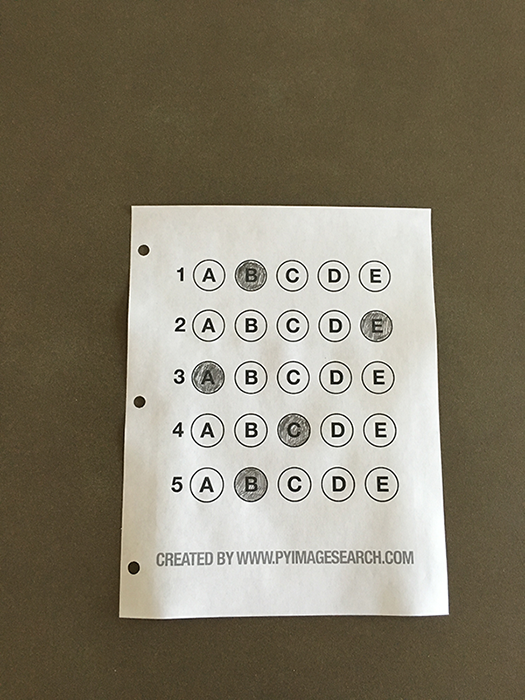
#> input picture OMR 3.png, 525 x 700 px
$ python 'OMR Marking.py'
#> lines starting #> are read from the running program, lines starting #| are printed output that depends on the picture; after the words box and inside, x2 and y2 are one past the last pixel; in counts of white or black regions, pixels touching at a corner belong together
### functions.py
import cv2 as cv
import numpy as np


def concat(scale, ImageList):
    rows = len(ImageList)
    if type(ImageList[0]) == list:

        lengths = [len(i) for i in ImageList]
        cols = max(lengths)
        blank = np.zeros((ImageList[0][0].shape[0], ImageList[0][0].shape[1]), np.uint8)
        for i in range(rows):
            while len(ImageList[i]) != cols:
                ImageList[i].append(blank)

        for x in range(0, rows):
            for y in range(0, cols):
                if len(ImageList[x][y].shape) == 2:
                    ImageList[x][y] = cv.cvtColor(ImageList[x][y], cv.COLOR_GRAY2BGR)
                if ImageList[0][0].shape[:2] == ImageList[x][y].shape[:2]:
                    ImageList[x][y] = cv.resize(ImageList[x][y], (0, 0), None, scale, scale)
                else:
                    ImageList[x][y] = cv.resize(ImageList[x][y], (ImageList[0][0].shape[1], ImageList[0][0].shape[0]),
                                                None, scale, scale)

        blankImage = np.zeros((ImageList[0][0].shape[0], ImageList[0][0].shape[1]), np.uint8)
        hor = [blankImage] * rows
        for x in range(0, rows):
            hor[x] = np.hstack(ImageList[x])
        ver = np.vstack(hor)

    else:
        for x in range(0, rows):
            if ImageList[0].shape[:2] == ImageList[x].shape[:2]:
                ImageList[x] = cv.resize(ImageList[x], (0, 0), None, scale, scale)
            else:
                ImageList[x] = cv.resize(ImageList[x], (ImageList[0].shape[1], ImageList[0].shape[0]),
                                         None, scale, scale)

            if len(ImageList[x].shape) == 2:
                ImageList[x] = cv.cvtColor(ImageList[x], cv.COLOR_GRAY2BGR)
        hor = np.hstack(ImageList)
        ver = hor

    return ver


def preprocessing(img, threshold1=40, threshold2=90):
    imgBlur = cv.GaussianBlur(img, (3, 3), 0)
    imgCanny = cv.Canny(imgBlur, threshold1, threshold2)
    kernel = np.ones((5, 5), np.int32)
    imgDia = cv.dilate(imgCanny, kernel, iterations=2)
    imgErode = cv.erode(imgDia, kernel, iterations=1)
    return imgCanny, imgErode


# contours, area, peri, approx, len(approx), center, bbox
def get_contour(image1, image2, minArea=2000, filters=0, draw=False):
    """ image1 = Original Image /////
    image2 = Canny or Erode Image"""
    contour, hierarchy = cv.findContours(image2, cv.RETR_EXTERNAL, cv.CHAIN_APPROX_NONE)
    imgContour = image1.copy()
    final_cont = []
    for cnt in contour:
        area = cv.contourArea(cnt)
        if area > minArea:
            peri = cv.arcLength(cnt, True)
            approx = cv.approxPolyDP(cnt, 0.02 * peri, True)
            bbox = cv.boundingRect(approx)
            M = cv.moments(cnt)
            cx = int(M['m10'] / M['m00'])
            cy = int(M['m01'] / M['m00'])
            center = (cx, cy)
            if filters > 0:
                if len(approx) == filters:
                    final_cont.append([cnt, area, peri, approx, len(approx), center, bbox])
            else:
                final_cont.append([cnt, area, peri, approx, len(approx), center])
    final_cont = sorted(final_cont, key=lambda x: x[1], reverse=True)
    for i in range(0, len(final_cont)):
        peri = cv.arcLength(final_cont[i][0], True)
        approx = cv.approxPolyDP(final_cont[i][0], 0.02 * peri, True)
        final_cont[i][3] = approx
    if draw:
        for i in range(0, len(final_cont)):
            cv.drawContours(imgContour, final_cont[i][0], -1, (0, 255, 0), 5)
        return final_cont, imgContour
    return final_cont, imgContour


# contours,center, radius, bbox
def get_contour_circle(image1, image2, minArea=5000, draw=False):
    """ image1 = Original Image /////
        image2 = Canny or Erode Image"""
    contour, hierarchy = cv.findContours(image2, cv.RETR_EXTERNAL, cv.CHAIN_APPROX_NONE)
    imgContour = image1.copy()
    final_cont = []
    for cnt in contour:
        area = cv.contourArea(cnt)
        if area > minArea:
            (x, y), radius = cv.minEnclosingCircle(cnt)
            center = (int(x), int(y))
            radius = int(radius)
            peri = cv.arcLength(cnt, True)
            approx = cv.approxPolyDP(cnt, 0.02 * peri, True)
            bbox = cv.boundingRect(approx)
            final_cont.append([cnt, center, radius, bbox])
    if draw:
        for i in range(0, len(final_cont)):
            cv.drawContours(imgContour, final_cont[i][0], -1, (0, 255, 0), 5)
        return final_cont, imgContour
    return final_cont, imgContour


def get_warp(image, point, width, height, final_width, final_height):
    pts1 = np.float32(point)
    pts2 = np.float32([[0, 0], [width, 0], [0, height], [width, height]])
    matrix = cv.getPerspectiveTransform(pts1, pts2)
    img_warp = cv.warpPerspective(image, matrix, (final_width, final_height))
    return img_warp


def get_warp_inverse(image, width, height, point, final_width, final_height):
    pts2 = np.float32(point)
    pts1 = np.float32([[0, 0], [width, 0], [0, height], [width, height]])
    matrix = cv.getPerspectiveTransform(pts1, pts2)
    img_warp_inverse = cv.warpPerspective(image, matrix, (final_width, final_height))
    return img_warp_inverse


def reorder(points):
    new_points = np.zeros_like(points)
    points = points.reshape((4, 2))

    sum1 = points.sum(1)
    new_points[0] = points[np.argmin(sum1)]
    new_points[3] = points[np.argmax(sum1)]

    diff = np.diff(points, axis=1)
    new_points[1] = points[np.argmin(diff)]
    new_points[2] = points[np.argmax(diff)]
    return new_points


def splitting(img, questions, choices):

    rows = np.array_split(img, questions)
    boxes = []
    for r in rows:
        cols = np.hsplit(r, choices)
        for box in cols:
            boxes.append(box)
    return boxes


def show_answers(img, myIndex, myAnswers, grading, questions, choices):
    secW = img.shape[1] / questions
    secH = img.shape[0] / choices

    for x in range(0, questions):
        Ans = myIndex[x]
        cx = int((Ans*secW) + secW//2)
        cy = int((x * secH) + secH//2)
        if grading[x] == 1:
            mycolor = (0, 255, 0)
        else:
            mycolor = (0, 0, 255)
            correct_ans = myAnswers[x]
            cxs = int((correct_ans * secW) + secW // 2)
            cv.circle(img, (cxs, cy), 25, (0, 255, 0), -1)
        cv.circle(img, (cx, cy), 40, mycolor, -1)
    return img

### OMR Marking.py
import cv2 as cv
import numpy as np
import functions


##########################################################################################
#                        USER INITIALIZATIONS
##########################################################################################
question, options = 5, 5            # QUESTIONS AND CHOICES
myAnswers = [1, 2, 0, 4, 4]         # Actual Answers
choiceArea = 1000                   # Area of the choosable options
img_width, img_height = 550, 600
global contours
##########################################################################################
#########################################################################################
#   PREPROCESSING THE IMAGE
#########################################################################################
image = cv.imread('OMR 3.png')
#> image is the input picture: shape (700, 525, 3); mean B, G, R 104.7, 123.2, 130.7
image = cv.resize(image, (img_width, img_height))
#> image: shape (600, 550, 3)
img_cont_2 = image.copy()
Canny, Erode = functions.preprocessing(image)
#> in preprocessing, `imgCanny = cv.Canny(imgBlur, threshold1, threshold2)`:
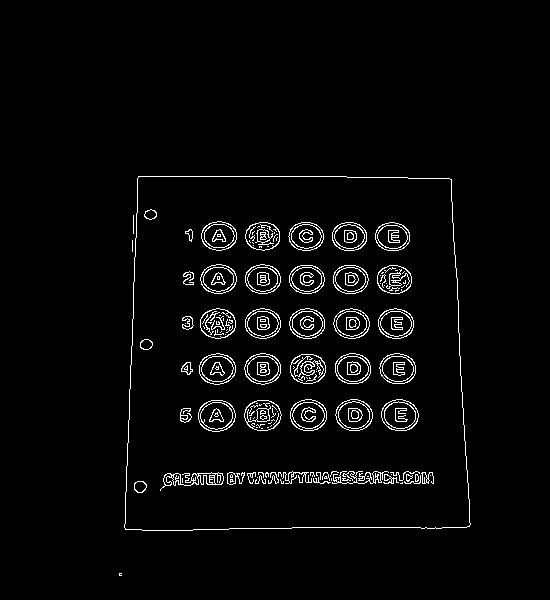
#> imgCanny: shape (600, 550); 3.2% white in thin lines or dots, all inside (x1, y1, x2, y2) = (119, 176, 471, 576)
#############################################
try:
    ##########################################################################################
    #                                   CONTOURS
    ##########################################################################################
    contours, img_cont = functions.get_contour(image, Canny, filters=4, draw=True, minArea=9000)
#> in get_contour, `contour, hierarchy = cv.findContours(image2, cv.RETR_EXTERNAL, cv.CHAI..`: contour = 4 contours, 3 with area under 20; largest, box (x1, y1, x2, y2) and area: (124, 176, 471, 531) 115594
#> the loop in get_contour, `for cnt in contour:` made 4 passes
#> (area, peri, approx, bbox, cx, cy) on pass 4: (115593.5, 1377.3, [[138, 176], [125, 529], [469, 526], [451, 179]], (125, 176, 345, 354), 295, 355)
#> after the loop in get_contour, `for cnt in contour:`: final_cont = 1 item
#> the loop in get_contour, `for i in range(0, len(final_cont)):` made 1 pass
#> (peri, approx) on pass 1: (1377.3, [[138, 176], [125, 529], [469, 526], [451, 179]])
#> the loop in get_contour, `for i in range(0, len(final_cont)):` made 1 pass
#> after the loop in get_contour, `for i in range(0, len(final_cont)):`:
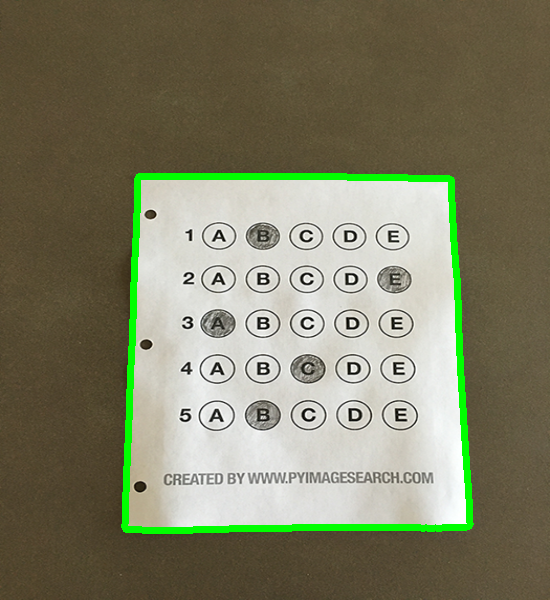
#> imgContour: shape (600, 550, 3); mean B, G, R 100.9, 126.3, 126.3
#> contours = 1 item
    #  contours contains (contours, area, peri, approx, len(approx), center, bbox)
    #                 With respect to the given parameters
    ##########################################################################################
    #            Verification of the contours by drawing on img_cont_2
    #               Checking whether marking area is given or not
    ##########################################################################################
    cv.drawContours(img_cont_2, contours[0][0], -1, (0, 0, 255), 5)
    if len(contours) == 2:
        cv.drawContours(img_cont_2, contours[1][0], -1, (255, 0, 0), 5)
    ##########################################################################################
    ##########################################################################################
    #                           Targeted Contour
    #                 Arranging in order of points for Warp Pers.
    ##########################################################################################
    BiggestContour = contours[0][3]
#> BiggestContour = [[138, 176], [125, 529], [469, 526], [451, 179]]
    BiggestContour = functions.reorder(BiggestContour)
#> in reorder, `sum1 = points.sum(1)`: sum1 = [314, 654, 995, 630]
#> in reorder, `diff = np.diff(points, axis=1)`: diff = [38, 404, 57, -272]
#> BiggestContour = [[138, 176], [451, 179], [125, 529], [469, 526]]
    if len(contours) == 2:
        globalContour = contours[1][3]
        globalContour = functions.reorder(globalContour)
    # print('Biggest Contour',BiggestContour)
    # print('Global Contour',globalContour)
    ##########################################################################################
    ##########################################################################################
    #                               Answering Area
    ##########################################################################################
    pt1 = np.float32(BiggestContour)
#> pt1 = [[138, 176], [451, 179], [125, 529], [469, 526]]
    warpImg1 = functions.get_warp(image, pt1, img_width, img_height, img_width, img_height)
#> in get_warp, `matrix = cv.getPerspectiveTransform(pts1, pts2)`: matrix = [[1.8, 0.0664, -260.6], [-0.0187, 1.95, -340.8], [-5.7e-05, 0.000294, 1]]
    ##########################################################################################
    ##########################################################################################
    warpCanny, warpErode = functions.preprocessing(warpImg1)
#> call 2 of preprocessing, with threshold1 = 40, threshold2 = 90
#> in preprocessing (call 2), `imgErode = cv.erode(imgDia, kernel, iterations=1)`:
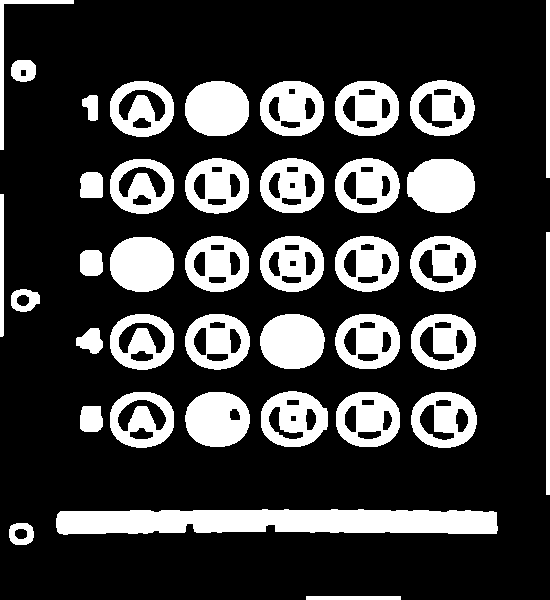
#> imgErode: shape (600, 550); 23.3% white; 39 white regions
    ##########################################################################################
    contours_circle, img_cont_circle = functions.get_contour_circle(warpImg1, warpCanny, draw=True, minArea=choiceArea)
#> in get_contour_circle, `contour, hierarchy = cv.findContours(image2, cv.RETR_EXTERNAL, cv.CHAI..`: contour = 80 contours, 39 with area under 20; largest, box (x1, y1, x2, y2) and area: (413, 394, 475, 446) 2432, (413, 316, 474, 368) 2406, (112, 394, 172, 446) 2402, (412, 238, 474, 290) 2402, (412, 82, 473, 134) 2393
#> the loop in get_contour_circle, `for cnt in contour:` made 80 passes
#> (area, x, y, radius, center, peri, bbox) on passes 40, 41, 42, 43, 44, 47: (2432.5, 443.5, 419.5, 30, (443, 419), 185.9, (415, 395, 58, 50)), (2388, 367.5, 419, 30, (367, 419), 182.9, (340, 394, 58, 49)), (2352, 217, 418.5, 30, (217, 418), 182.5, (187, 394, 61, 51)), (2402.5, 141.5, 419, 30, (141, 419), 184.3, (112, 394, 59, 50)), (2374, 292.3, 419, 29, (292, 419), 183.7, (264, 395, 59, 50)), (2406.5, 442.9, 341, 30, (442, 341), 185.1, (413, 316, 61, 51))
#> after the loop in get_contour_circle, `for cnt in contour:`: final_cont = 25 items
#> the loop in get_contour_circle, `for i in range(0, len(final_cont)):` made 25 passes
#> after the loop in get_contour_circle, `for i in range(0, len(final_cont)):`:
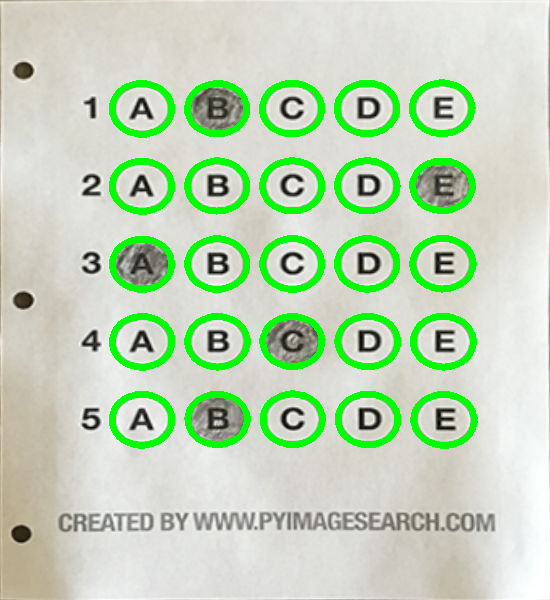
#> imgContour: shape (600, 550, 3); mean B, G, R 185.2, 214.2, 192.7
#> contours_circle = 25 items
except:
    contours_circle, img_cont_circle = functions.get_contour_circle(image, Canny, draw=True, minArea=choiceArea)
    # contours_circle contains (contours,center, radius, bbox)
finally:
    x, y = [], []
    points_c = []
    for obj in contours_circle:
        x.append(obj[3][0])
        y.append(obj[3][1])
        final_point = obj[3][0] + obj[3][2], obj[3][1] + obj[3][3]
        points_c.append(final_point)
#> this loop made 25 passes
#> final_point on passes 1 to 8: (473, 445), (398, 443), (248, 445), (171, 444), (323, 445), (474, 367), (398, 367), (323, 367)
#> after the loop, points_c = 25 pairs, first value 171 to 474, second value 133 to 445; x = 25 values, max 415 at index 0, min 112 at index 3, mean 262.5; y = 25 values, max 395 at index 0, min 82 at index 24, mean 238.4
    first = np.min(x), np.min(y)  # Initial points of the first option
#> first = (112, 82)
    points_c = np.array(points_c)
    sum1 = points_c.sum(1)
#> sum1 = 25 values, max 918 at index 0, min 307 at index 23, mean 611.5
    last = points_c[np.argmax(sum1)]  # Initial points of the last option
#> last = [473, 445]
    # cv.circle(img_cont_circle, first, 8, (0, 0, 0), -1)       # Verifying the location
    # cv.circle(img_cont_circle, (last[0], last[1]), 8, (0, 0, 0), -1)       # Verifying the location
    img_cont_circle = img_cont_circle[first[1] - 10:last[1] + 10, first[0] - 10:last[0] + 10]
    if len(contours) > 0:
        warpImg = warpImg1.copy()
    else:
        warpImg = image.copy()
    warpImg = warpImg[first[1] - 10:last[1] + 10, first[0] - 10:last[0] + 10]
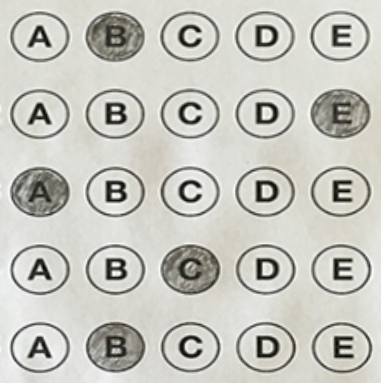
#> warpImg: shape (383, 381, 3); mean B, G, R 191, 197.8, 198.1
    warpImg = cv.resize(warpImg, (img_width, img_height))
#> warpImg: shape (600, 550, 3)
    img_cont_circle = cv.resize(img_cont_circle, (img_width, img_height))
#> img_cont_circle: shape (600, 550, 3)
    ##########################################################################################
    #                               Threshold Image
    ##########################################################################################
    warpGray = cv.cvtColor(img_cont_circle, cv.COLOR_BGR2GRAY)
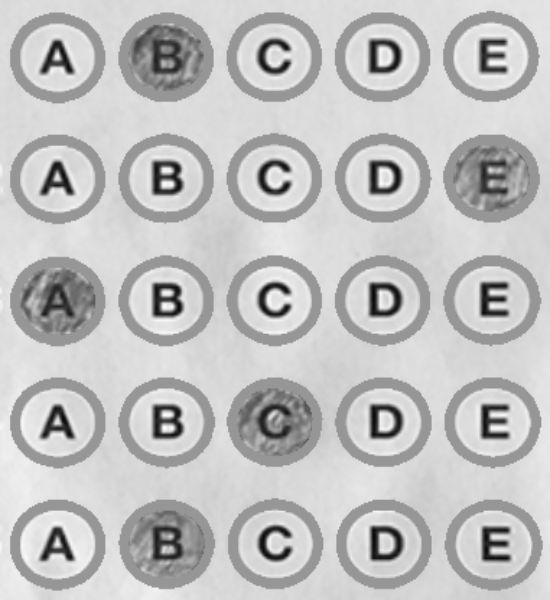
#> warpGray: shape (600, 550); min 6, max 254, mean 192.4
    threshold = cv.threshold(warpGray, 150, 255, cv.THRESH_BINARY_INV)[1]
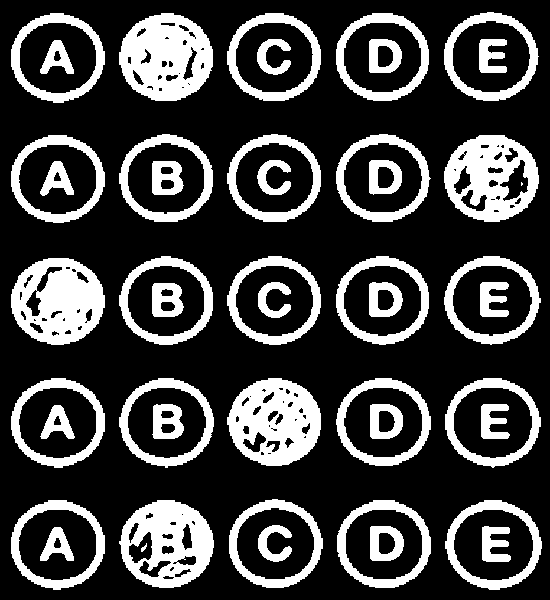
#> threshold: shape (600, 550); 25.5% white; 47 white regions (1 under 20 px), largest, box (x1, y1, x2, y2) and area: (119, 13, 213, 101) 5822, (227, 378, 321, 466) 5609, (11, 258, 105, 345) 5605
    ##########################################################################################
    ##########################################################################################
    #                            Splitting each Option
    ##########################################################################################
    boxes = functions.splitting(threshold, question, options)
#> in splitting, `rows = np.array_split(img, questions)`: rows = 5 items
#> (the rest of the program and of its run is left out)
